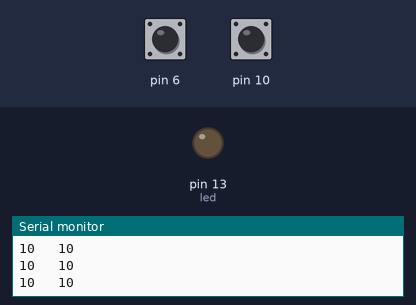
Bench run of a sketch on a simulated Arduino Uno, built with avr-gcc and run on an emulated ATmega328P. Shown: output pins drawn as LEDs (lit = HIGH), the last lines printed to the serial monitor. Dashed ring = blinking. The inputs (shaded band) are chosen by the test bench; at power-on: pin 6 HIGH, pin 10 HIGH.

Above: at 1.2 s.
1.3 s: pin 6 pulled LOW for 0.15 s
At 2.4 s:
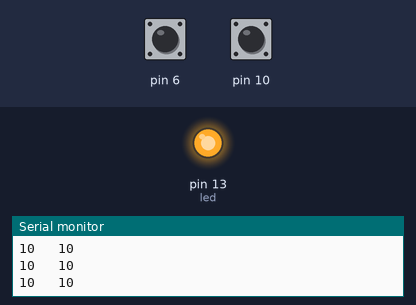
2.9 s: pin 10 pulled LOW for 0.15 s
At 3.7 s:
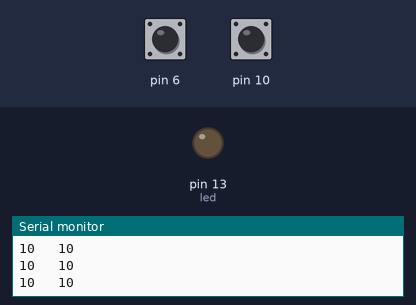
6.0 s: pin 6 pulled LOW for 3.2 s
At 6.4 s:
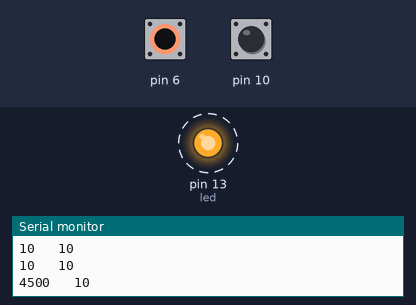
12.2 s: pin 10 pulled LOW for 3.2 s
At 16.0 s:
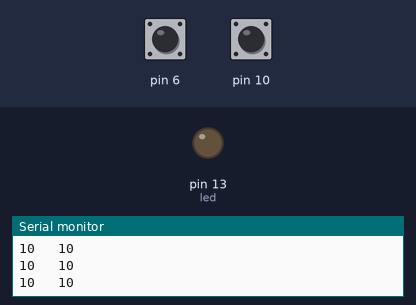
16.9 s: pin 6 pulled LOW for 1 s
At 17.3 s:
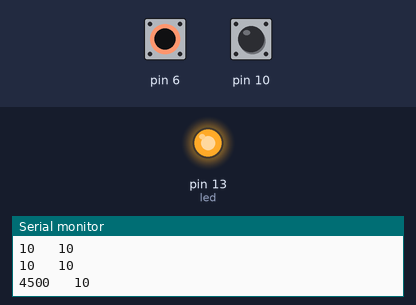
Timing chart, 0 to 19.9 s (numbered marks = the images above; inputs shaded):
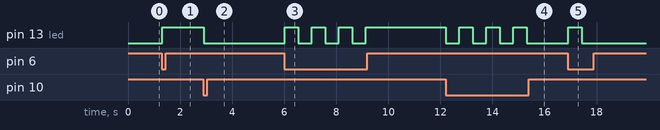

The sketch:

arduino_plant_touch.ino
```cpp
#include <CapacitiveSensor.h>

CapacitiveSensor Sensor1 = CapacitiveSensor(4, 6);
CapacitiveSensor Sensor2 = CapacitiveSensor(8, 10);

long val1;
long val2;
int pos;
#define led 13

void setup()
{
Serial.begin(9600);
pinMode(led, OUTPUT);
}

void loop()
{
val1 = Sensor1.capacitiveSensor(30);
val2 = Sensor2.capacitiveSensor(30);
Serial.print(val1);
Serial.print(" ");
Serial.print("\t");
Serial.print(val2);
Serial.print(" ");
Serial.print("\t");

Serial.println();
delay(2);

if (val1 >= 100 && pos == 0)
{
digitalWrite(led, HIGH);
pos = 1;
delay(500);
}

else if (val1 >= 100 && pos == 1)
{
digitalWrite(led, LOW);
pos = 0;
delay(500);
}

if (val2 >= 100 && pos == 0)
{
digitalWrite(led, HIGH);
pos = 1;
delay(500);
}

else if (val2 >= 100 && pos == 1)
{
digitalWrite(led, LOW);
pos = 0;
delay(500);
}
delay(10);
}
```

Measured:
- after the input at 1.3 s, pin 13 (led): LOW → HIGH at once
- after the input at 2.9 s, pin 13 (led): HIGH → LOW at once
- after the input at 6.0 s, pin 13 (led): alternates HIGH for 0.52 s and LOW for 0.52 s, 7 changes in all, then stays HIGH, starting at once
- after the input at 12.2 s, pin 13 (led): alternates HIGH for 0.52 s and LOW for 0.52 s, 7 changes in all, then stays LOW, starting at once
- after the input at 16.9 s, pin 13 (led): LOW → HIGH at once, → LOW 0.52 s later
